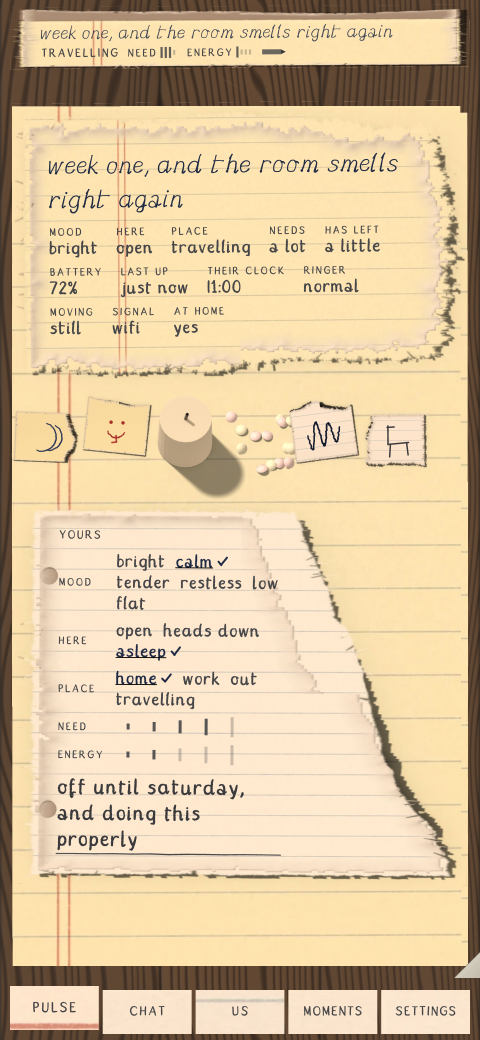
#> input picture evidence/01_pulse.png, 1440 x 3120 px (shown at 1/3 size); its folder holds only this picture in this run
$ python lines.py ../../evidence/01_pulse.png
#> lines starting #> are read from the running program, lines starting #| are printed output that depends on the picture; after the words box and inside, x2 and y2 are one past the last pixel; in counts of white or black regions, pixels touching at a corner belong together
#!/usr/bin/env python3
"""Does the writing sit on the ruled lines?

Paper that carries rules is written on them. This build's paper is photographed and its writing is
laid out by the framework, and the two have never been introduced: the stock is drawn at whatever
scale the piece turns out to be, so its rule pitch on the glass is a property of the piece's width,
while the text's line height is a property of its point size. Nothing makes them agree, and on
17_setup_pwa the two lines of a strip sit *between* two rules with a rule running through neither.

This measures it rather than asserting it. On each still: find the rows that are ruled (a run of
columns markedly bluer than the paper around them), take their pitch, find the rows that carry ink,
and report how far each inked row's baseline sits from the nearest rule as a fraction of the pitch.
Nought means the writing is on the line. A half means it is exactly between two.

Reported, never gated. The fix is to lay the text out against the paper it is drawn on, which is a
change to every note in the app and wants a cycle of its own.

    python3 tools/check/lines.py --out evidence/logs/lines.json
"""
import argparse
import glob
import json
import os
import sys

import numpy as np
from PIL import Image

ROOT = os.path.dirname(os.path.dirname(os.path.dirname(os.path.abspath(__file__))))
EVIDENCE = os.path.join(ROOT, "evidence")


def rules_and_ink(path, min_run=380):
    """Rows that are a ruled line, and rows that carry ink, over the whole still."""
    with Image.open(path) as im:
        rgb = np.asarray(im.convert("RGB"), dtype=np.float32)
    lum = 0.2126 * rgb[..., 0] + 0.7152 * rgb[..., 1] + 0.0722 * rgb[..., 2]
    blue = rgb[..., 2] - rgb[..., 0]           # a feint rule is blue against cream
    paper = lum > 170
    # A feint rule reads about seven levels bluer than the paper it is printed on, measured on
    # 17_setup_pwa: the median blue-minus-red along a rule row is 7 and the 99th percentile 11.
    # A threshold of six kept a quarter of them; four keeps them all and the paper's own warmth
    # never reaches it.
    ruled = ((blue > 4) & paper).sum(axis=1)
    # Ink is dark *on paper*. Without the second half the desk's own shadowed grain counted as
    # writing and every row of the still came back inked, which is a measurement of the wood.
    near = _spread(paper, 12)
    inked = ((lum < 110) & near).sum(axis=1)
    rule_rows = [y for y in range(len(ruled)) if ruled[y] >= min_run]
    ink_rows = [y for y in range(len(inked)) if inked[y] >= 40]
    return rule_rows, ink_rows


def _spread(mask, r):
    """True wherever [mask] is true within r pixels, along both axes."""
    a = mask.astype(np.float32)
    k = 2 * r + 1
    pad = np.pad(a, ((r + 1, r), (0, 0)), mode="edge")
    col = np.cumsum(pad, axis=0)
    a = (col[k:] - col[:-k]) / k
    pad = np.pad(a, ((0, 0), (r + 1, r)), mode="edge")
    row = np.cumsum(pad, axis=1)
    a = (row[:, k:] - row[:, :-k]) / k
    return a > 0.25


def group(rows, gap=3):
    out, run = [], []
    for y in rows:
        if run and y - run[-1] > gap:
            out.append(sum(run) / len(run))
            run = []
        run.append(y)
    if run:
        out.append(sum(run) / len(run))
    return out


def measure(path):
    rule_rows, ink_rows = rules_and_ink(path)
    rules = group(rule_rows)
    inks = group(ink_rows, gap=6)
    if len(rules) < 4 or len(inks) < 2:
        return {"ruled_lines": len(rules), "written_lines": len(inks),
                "why": "not enough ruled paper or not enough writing on this still to measure"}
    # The pitch, from gaps that may each span more than one rule.
    #
    # This took the median of consecutive differences, which is the right answer only if every rule
    # was found. A feint rule reads about seven levels bluer than its paper and the faintest do not
    # clear the threshold, so on a sheet where every other one is missed the gaps are two pitches
    # and the median of them is two pitches. Measured on the thirteenth capture's hero: this
    # reported 161.0 px where the rules are 80.9 apart, and every "how far the writing sits from
    # the nearest rule" computed against it was a fraction of the wrong grid — including the 0.373
    # a material critic's blocking finding rested on.
    #
    # So each gap is divided by how many pitches it spans. The tenth percentile of the gaps is a
    # robust estimate of one pitch; every gap is then a near-integer multiple of it, and the median
    # of gap-over-multiple is the pitch whether or not the grid is complete.
    gaps = np.diff(rules)
    gaps = gaps[gaps > 2]
    if len(gaps) == 0:
        return {"ruled_lines": len(rules), "why": "the rules run together"}
    base = float(np.percentile(gaps, 10))
    spans = np.maximum(1.0, np.round(gaps / max(base, 1e-6)))
    pitch = float(np.median(gaps / spans))
    if pitch <= 2:
        return {"ruled_lines": len(rules), "why": "the rules run together"}
    off = []
    for y in inks:
        near = min(rules, key=lambda r: abs(r - y))
        if abs(near - y) > pitch:
            continue                       # writing nowhere near ruled paper
        off.append(abs(near - y) / pitch)
    if not off:
        return {"ruled_lines": len(rules), "written_lines": len(inks),
                "why": "no written line is within one rule pitch of a rule"}
    a = np.array(off)
    return {
        "ruled_lines": len(rules),
        "written_lines": len(inks),
        "rule_pitch_px": round(pitch, 1),
        # how many rules were actually found against how many that pitch implies between the first
        # and the last, so a half-detected grid is visible rather than silent
        "rules_found_of_expected": [len(rules),
                                    int(round((rules[-1] - rules[0]) / pitch)) + 1],
        "lines_measured": len(off),
        "off_the_line": {"median": round(float(np.median(a)), 3),
                         "p90": round(float(np.percentile(a, 90)), 3)},
    }


def main():
    ap = argparse.ArgumentParser()
    ap.add_argument("files", nargs="*")
    ap.add_argument("--out", default="")
    a = ap.parse_args()
    files = a.files or sorted(glob.glob(os.path.join(EVIDENCE, "*.png")))
    report = {
        "what": "how far the writing sits from the ruled line nearest it, as a fraction of the "
                "pitch: nought is on the line, a half is exactly between two",
        "why_it_is_not_gated": "the stock is drawn at whatever scale the piece turns out to be, so "
                               "its rule pitch on the glass follows the piece's width, while the "
                               "text's line height follows its point size. Nothing makes them "
                               "agree. Making them agree means laying the text out against the "
                               "paper it is drawn on — the pitch, and the phase of the first rule "
                               "under the seeded patch offset — which is a change to every note in "
                               "the app and wants a cycle of its own.",
        "stills": {},
    }
    for f in files:
        if not os.path.exists(f):
            continue
        report["stills"][os.path.basename(f)] = measure(f)
#> in rules_and_ink, im is the input picture: PIL image 1440x3120 RGBA; mean R, G, B, A 221.1, 197.9, 161.3, 255
#> in rules_and_ink, `lum = 0.2126 * rgb[..., 0] + 0.7152 * rgb[..., 1] + 0.0722 * rgb[..., 2]`:
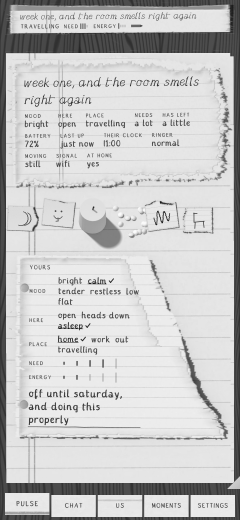
#> lum: shape (3120, 1440) float32 (shown at 1/6 size); min 0, max 252.6, mean 200.2
#> in rules_and_ink, `blue = rgb[..., 2] - rgb[..., 0]`:
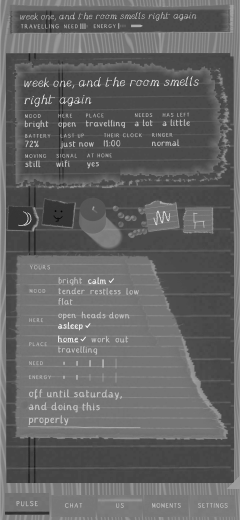
#> blue: shape (3120, 1440) float32 (shown at 1/6 size); min -126, max 42, mean -59.7; drawn with min black and max white
#> in rules_and_ink, `paper = lum > 170`:
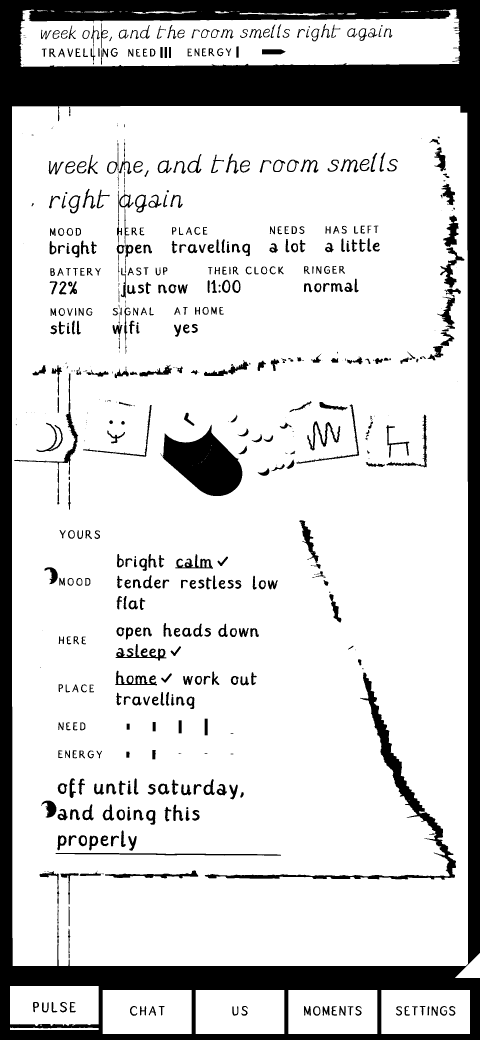
#> paper: shape (3120, 1440) bool (shown at 1/3 size); 81.6% white; 642 black regions (120 under 20 px), largest, box (x1, y1, x2, y2) and area: (0, 0, 1440, 3120) 608377, (481, 1274, 727, 1488) 29423, (614, 2018, 1368, 2639) 23034
#> in rules_and_ink, `ruled = ((blue > 4) & paper).sum(axis=1)`: ruled = 3120 values from 0 to 0
#> in _spread, `col = np.cumsum(pad, axis=0)`:
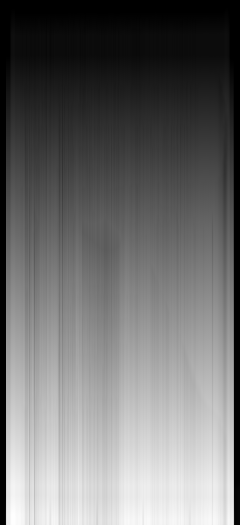
#> col: shape (3145, 1440) float32 (shown at 1/6 size); min 0, max 2867, mean 1232.1; drawn with min black and max white
#> in _spread, `row = np.cumsum(pad, axis=1)`:
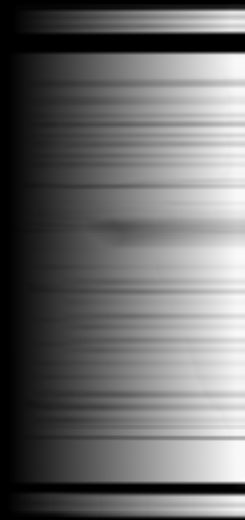
#> row: shape (3120, 1465) float32 (shown at 1/6 size); min 0, max 1397.7, mean 584.2; drawn with min black and max white
#> in _spread, `a = (row[:, k:] - row[:, :-k]) / k`:
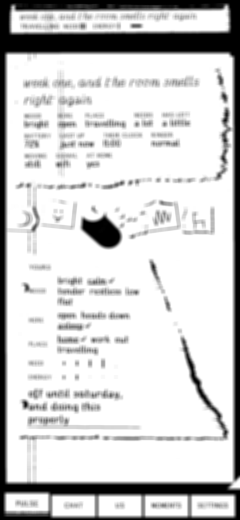
#> a: shape (3120, 1440) float32 (shown at 1/6 size); min 0, max 1, mean 0.816
#> in _spread, `return a > 0.25`:
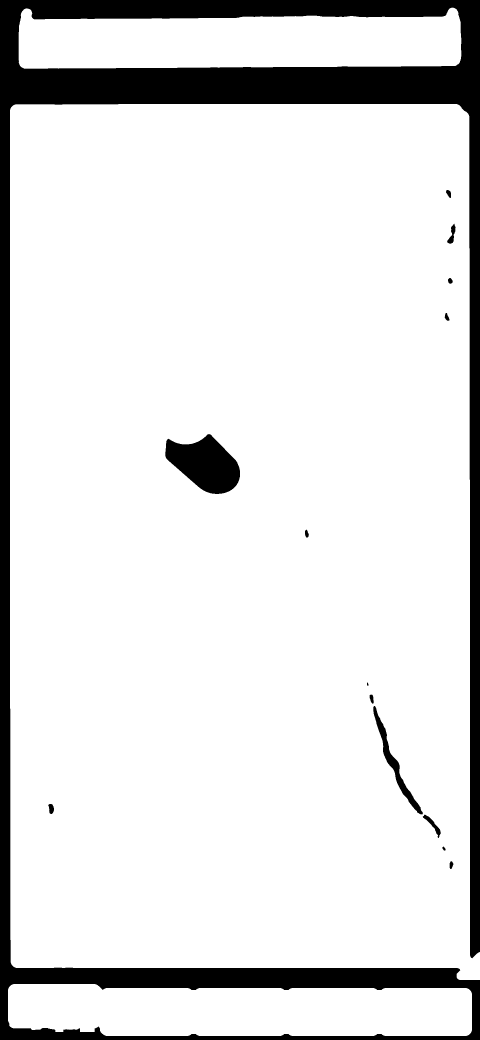
#> returned value: shape (3120, 1440) bool (shown at 1/3 size); 87.7% white; 14 black regions, largest, box (x1, y1, x2, y2) and area: (0, 0, 1440, 3120) 519311, (496, 1302, 720, 1482) 25405, (1120, 2118, 1269, 2443) 6250
#> in rules_and_ink, `inked = ((lum < 110) & near).sum(axis=1)`: inked = 3120 values, max 1359 at index 2898, min 0 at index 0, mean 63.69
#> in rules_and_ink, `rule_rows = [y for y in range(len(ruled)) if ruled[y] >= min_run]`: rule_rows = []
#> in rules_and_ink, `ink_rows = [y for y in range(len(inked)) if inked[y] >= 40]`: ink_rows = 1179 values from 86 to 3107
#> in measure, `rule_rows, ink_rows = rules_and_ink(path)`: rule_rows = []; ink_rows = 1179 values from 86 to 3107
#> after the loop in group, `for y in rows:`: out = []
#> the loop in group (call 2), `for y in rows:` made 1179 passes
#> y on passes 1 to 3: 86, 87, 88
#> in measure, `inks = group(ink_rows, gap=6)`: inks = 36 values from 100.5 to 3034.1
    got = [s["off_the_line"]["median"] for s in report["stills"].values() if "off_the_line" in s]
#> got = []
    report["median_across_the_set"] = round(float(np.median(got)), 3) if got else None
    report["what_that_number_means"] = (
        "writing laid out with no relation to the rules under it lands uniformly between them, "
        "which averages 0.25. On the line is 0. The set reads 0.33, so the writing is not on the "
        "rules and is not even accidentally near them: the beat between the text's line height and "
        "the paper's pitch pushes it past random.")
    report["stills_measured"] = len(got)
    # And a second thing this measurement found, which nobody was looking for: the same ruled stock
    # is a different size on every screen.
    pitches = {n: s["rule_pitch_px"] for n, s in report["stills"].items() if "rule_pitch_px" in s}
#> pitches = 0 items
    if pitches:
        vals = np.array(list(pitches.values()))
        report["the_same_paper_is_not_the_same_size"] = {
            "rule_pitch_px": pitches,
            "smallest": round(float(vals.min()), 1),
            "largest": round(float(vals.max()), 1),
            "ratio": round(float(vals.max() / vals.min()), 2),
            "the_library_does_not_rule_them_all_alike": {
                "mm_per_rule": {"lined": 8.0, "graph": 5.0, "spiral": 7.0, "looseleaf": 8.7,
                                "legal": 8.7, "index": 6.0},
                "ratio_the_library_itself_implies": round(8.7 / 5.0, 2),
                "read_off": "blender/paper/rules.py",
            },
            "what_it_means": "This measured 2.9 before a piece knew how big a millimetre was, "
                             "against the 1.74 the library's own rulings imply — graph paper is "
                             "ruled at five millimetres and looseleaf at 8.7, so some spread is "
                             "correct and this check used to claim they were all eight. It is 1.86 "
                             "now. What is left of the gap is the overscan a piece takes over its "
                             "stock and the fallback for a piece wider than the sheet it is cut "
                             "from; what closed is the rest. The number to watch is this ratio "
                             "against 1.74, not against 1.",
        }
    text = json.dumps(report, indent=1) + "\n"
    if a.out:
        with open(a.out, "w", encoding="utf-8") as fh:
            fh.write(text)
    print(text)
#> (printed output is left out)
    return 0


if __name__ == "__main__":
    sys.exit(main())
#> (the program exits here)

$ run again, on evidence/17_setup_pwa.png
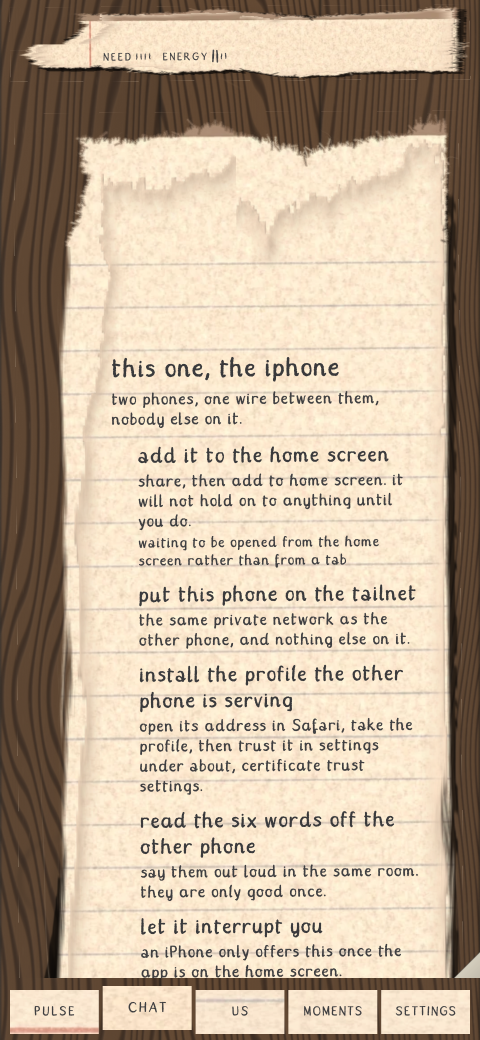
#> input picture evidence/17_setup_pwa.png, 1440 x 3120 px (shown at 1/3 size)
#> in rules_and_ink, im is the input picture: PIL image 1440x3120 RGBA; mean R, G, B, A 195.5, 177.2, 154.9, 255
#> in rules_and_ink, `paper = lum > 170`:
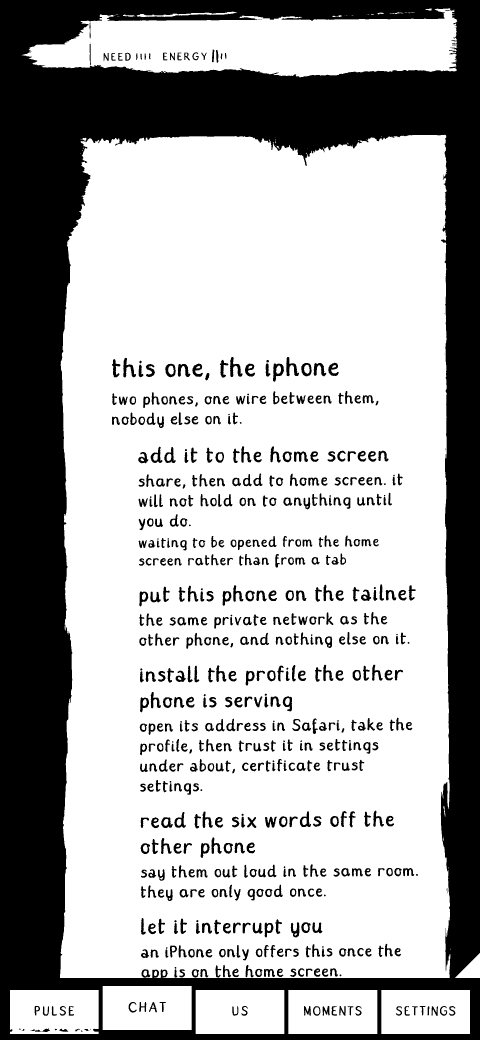
#> paper: shape (3120, 1440) bool (shown at 1/3 size); 67.6% white; 661 black regions (35 under 20 px), largest, box (x1, y1, x2, y2) and area: (0, 0, 1440, 3120) 1270868, (690, 1071, 728, 1131) 927, (859, 1071, 897, 1129) 899
#> ruled = 3120 values from 0 to 0
#> in _spread, `return a > 0.25`:
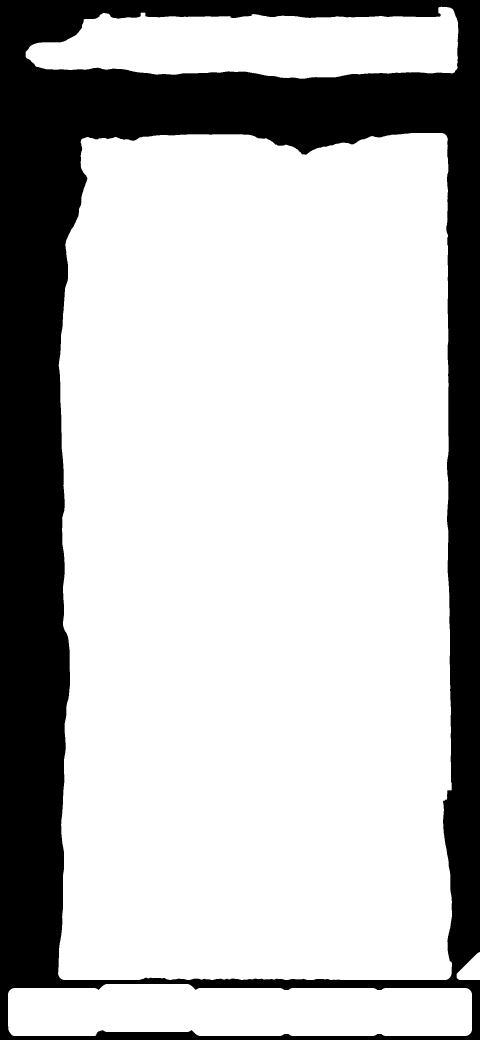
#> returned value: shape (3120, 1440) bool (shown at 1/3 size); 73.6% white; 1 black region, box (x1, y1, x2, y2) and area: (0, 0, 1440, 3120) 1184149
#> inked = 3120 values, max 1188 at index 2934, min 0 at index 0, mean 65.54
#> in rules_and_ink, `rule_rows = [y for y in range(len(ruled)) if ruled[y] >= min_run]`: rule_rows = []
#> in rules_and_ink, `ink_rows = [y for y in range(len(inked)) if inked[y] >= 40]`: ink_rows = 1052 values from 127 to 3107
#> in measure, `rule_rows, ink_rows = rules_and_ink(path)`: rule_rows = []; ink_rows = 1052 values from 127 to 3107
#> after the loop in group, `for y in rows:`: out = []
#> the loop in group (call 2), `for y in rows:` made 1052 passes
#> y on passes 1 to 3: 127, 128, 129
#> inks = 32 values from 129.5 to 3104.5
#> got = []
#> pitches = 0 items
#> (printed output is left out)
